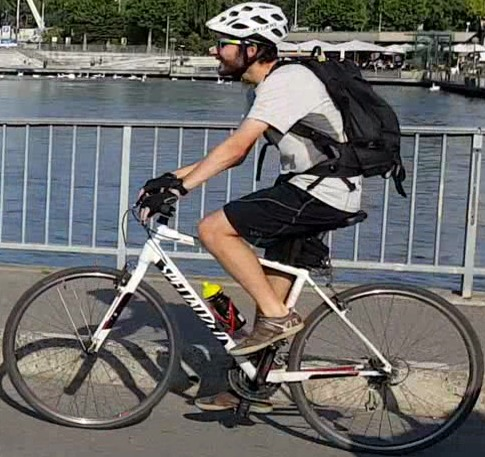
#> input picture 49.jpg, 485 x 457 px, given in place of video2.mjpg, which was not available
$ python hough_circles.py
#> lines starting #> are read from the running program, lines starting #| are printed output that depends on the picture; pictures that were not available may be replaced by others from this repository, and a replacement may not be noted
import cv2
import numpy as np


vc = cv2.VideoCapture("http://admin:cam6353@10.10.7.205/video2.mjpg")

while (vc.isOpened() == 1):

    ret,frame = vc.read()
#> frame is the input picture: shape (457, 485, 3); mean B, G, R 102.7, 104.7, 105.7
    gray = cv2.cvtColor(frame,cv2.COLOR_BGR2GRAY)
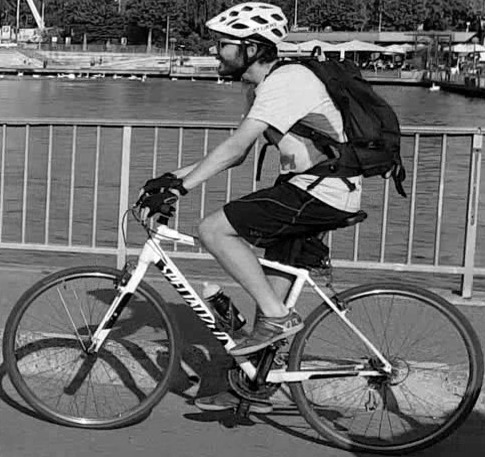
#> gray: shape (457, 485); min 0, max 255, mean 104.8
    blur = cv2.medianBlur(gray,5)
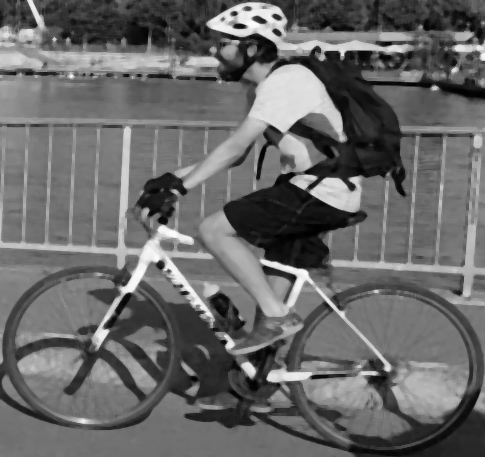
#> blur: shape (457, 485); min 0, max 253, mean 104.7
    circles = cv2.HoughCircles(blur,cv2.HOUGH_GRADIENT,1.5,10)
#> circles = 305 rows, first 8: [257.2, 213.8, 211.5], [243.8, 204.8, 198], [285.8, 195.8, 193], [272.2, 207.8, 204.5], [257.2, 197.2, 212.2], [290.2, 218.2, 197.2], [302.2, 215.2, 209.7], [273.8, 194.2, 205.2]
    #circles = cv2.HoughCircles(gray,cv2.HOUGH_GRADIENT,1.5,10)
    circles = np.uint16(np.around(circles))
#> circles = 305 rows, first 8: [257, 214, 212], [244, 205, 198], [286, 196, 193], [272, 208, 204], [257, 197, 212], [290, 218, 197], [302, 215, 210], [274, 194, 205]
    for i in circles[0,:]:
        cv2.circle(frame,(i[0],i[1]),i[2],(255,0,0),2)
        cv2.circle(frame,(i[0],i[1]),2,(0,255,0),5)
#> this loop made 305 passes
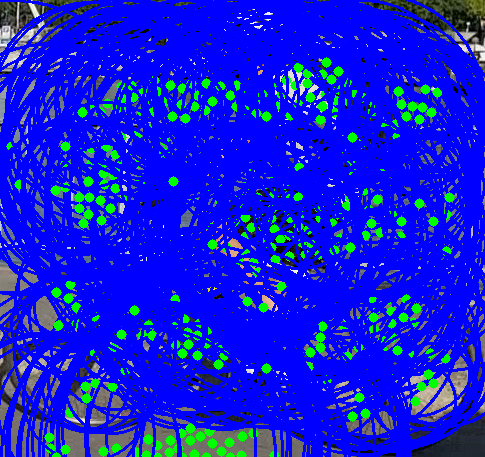
#> frame: shape (457, 485, 3); mean B, G, R 214.9, 31.1, 16.7

    cv2.imshow("HoughCircles",frame)
    key = cv2.waitKey(1)
#> (key Esc is pressed here)
    if key == 27:
        break

vc.release()
cv2.destroyAllWindows()

$ run again, on lena.jpg
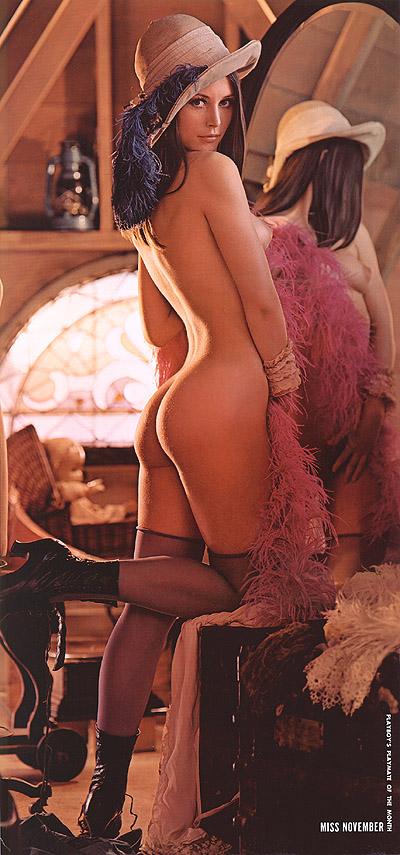
#> input picture lena.jpg, 400 x 855 px, given in place of video2.mjpg, which was not available
#> frame is the input picture: shape (855, 400, 3); mean B, G, R 66.2, 77.1, 131.3
#> `gray = cv2.cvtColor(frame,cv2.COLOR_BGR2GRAY)`:
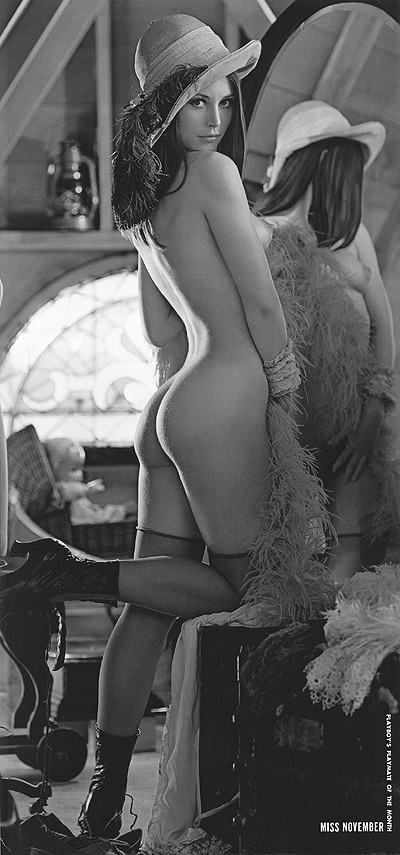
#> gray: shape (855, 400); min 0, max 255, mean 92.1
#> `circles = cv2.HoughCircles(blur,cv2.HOUGH_GRADIENT,1.5,10)`: circles = 84 rows, first 8: [210.8, 354.8, 187.6], [234.8, 194.2, 134.2], [231.8, 216.8, 147.3], [398.2, 260.2, 263.8], [197.2, 480.8, 144.6], [224.2, 189.8, 128.1], [95.25, 320.2, 96.9], [80.25, 335.2, 108]
#> `circles = np.uint16(np.around(circles))`: circles = 84 rows, first 8: [211, 355, 188], [235, 194, 134], [232, 217, 147], [398, 260, 264], [197, 481, 145], [224, 190, 128], [95, 320, 97], [80, 335, 108]
#> the loop `for i in circles[0,:]:` made 84 passes
#> after the loop `for i in circles[0,:]:`:
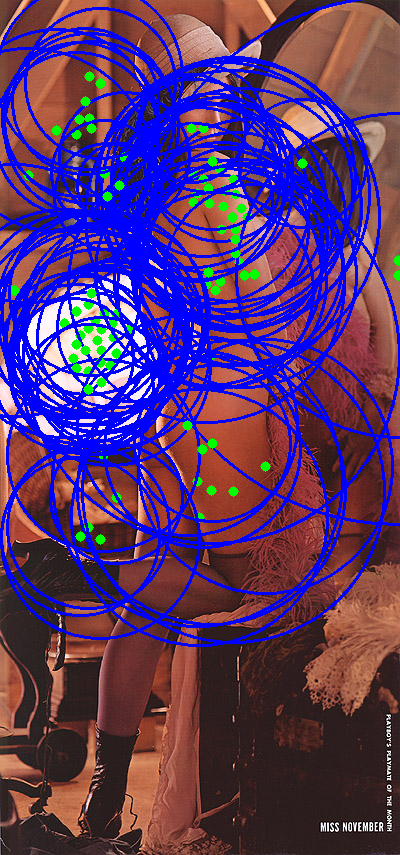
#> frame: shape (855, 400, 3); mean B, G, R 110.3, 53.2, 87.1
